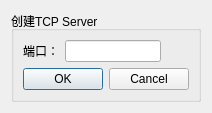
<?xml version="1.0" encoding="UTF-8"?>
<ui version="4.0">
 <class>DialogTcpServer</class>
 <widget class="QDialog" name="DialogTcpServer">
  <property name="geometry">
   <rect>
    <x>0</x>
    <y>0</y>
    <width>194</width>
    <height>107</height>
   </rect>
  </property>
  <property name="windowTitle">
   <string>请输入端口号</string>
  </property>
  <layout class="QGridLayout" name="gridLayout_3">
   <item row="0" column="0">
    <widget class="QGroupBox" name="groupBox">
     <property name="title">
      <string>创建TCP Server</string>
     </property>
     <layout class="QGridLayout" name="gridLayout_2">
      <item row="0" column="0">
       <layout class="QGridLayout" name="gridLayout">
        <item row="0" column="0">
         <widget class="QLabel" name="label">
          <property name="text">
           <string>端口：</string>
          </property>
         </widget>
        </item>
        <item row="0" column="1">
         <widget class="QLineEdit" name="lineEdit_port"/>
        </item>
        <item row="0" column="2">
         <spacer name="horizontalSpacer">
          <property name="orientation">
           <enum>Qt::Horizontal</enum>
          </property>
          <property name="sizeHint" stdset="0">
           <size>
            <width>40</width>
            <height>20</height>
           </size>
          </property>
         </spacer>
        </item>
       </layout>
      </item>
      <item row="1" column="0">
       <spacer name="verticalSpacer">
        <property name="orientation">
         <enum>Qt::Vertical</enum>
        </property>
        <property name="sizeHint" stdset="0">
         <size>
          <width>20</width>
          <height>0</height>
         </size>
        </property>
       </spacer>
      </item>
      <item row="2" column="0">
       <widget class="QDialogButtonBox" name="buttonBox">
        <property name="orientation">
         <enum>Qt::Horizontal</enum>
        </property>
        <property name="standardButtons">
         <set>QDialogButtonBox::Cancel|QDialogButtonBox::Ok</set>
        </property>
       </widget>
      </item>
     </layout>
    </widget>
   </item>
  </layout>
 </widget>
 <resources/>
 <connections>
  <connection>
   <sender>buttonBox</sender>
   <signal>accepted()</signal>
   <receiver>DialogTcpServer</receiver>
   <slot>accept()</slot>
   <hints>
    <hint type="sourcelabel">
     <x>248</x>
     <y>254</y>
    </hint>
    <hint type="destinationlabel">
     <x>157</x>
     <y>274</y>
    </hint>
   </hints>
  </connection>
  <connection>
   <sender>buttonBox</sender>
   <signal>rejected()</signal>
   <receiver>DialogTcpServer</receiver>
   <slot>reject()</slot>
   <hints>
    <hint type="sourcelabel">
     <x>316</x>
     <y>260</y>
    </hint>
    <hint type="destinationlabel">
     <x>286</x>
     <y>274</y>
    </hint>
   </hints>
  </connection>
 </connections>
</ui>
